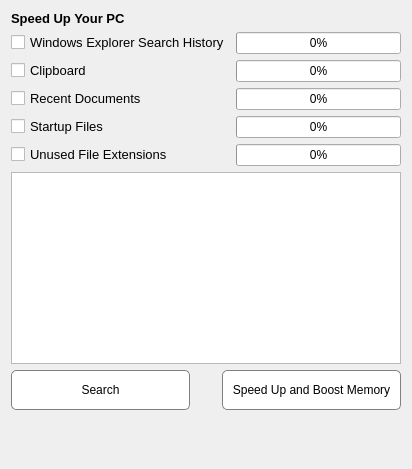
           <widget class="QWidget" name="page_2">
            <layout class="QGridLayout" name="gridLayout_6">
             <item row="1" column="1" colspan="3">
              <layout class="QGridLayout" name="gridLayout_5">
               <item row="0" column="2">
                <widget class="QProgressBar" name="progressWinSearchHist">
                 <property name="value">
                  <number>0</number>
                 </property>
                </widget>
               </item>
               <item row="1" column="2">
                <widget class="QProgressBar" name="progressClipboard">
                 <property name="value">
                  <number>0</number>
                 </property>
                </widget>
               </item>
               <item row="4" column="2">
                <widget class="QProgressBar" name="progressUnusedFilesExt">
                 <property name="value">
                  <number>0</number>
                 </property>
                </widget>
               </item>
               <item row="4" column="0">
                <widget class="QCheckBox" name="unusedFileExtensions">
                 <property name="font">
                  <font>
                   <family>Segoe UI</family>
                   <pointsize>10</pointsize>
                  </font>
                 </property>
                 <property name="text">
                  <string>Unused File Extensions</string>
                 </property>
                </widget>
               </item>
               <item row="0" column="0">
                <widget class="QCheckBox" name="winExplorerSearchHistory">
                 <property name="font">
                  <font>
                   <family>Segoe UI</family>
                   <pointsize>10</pointsize>
                  </font>
                 </property>
                 <property name="styleSheet">
                  <string notr="true"/>
                 </property>
                 <property name="text">
                  <string>Windows Explorer Search History</string>
                 </property>
                </widget>
               </item>
               <item row="3" column="2">
                <widget class="QProgressBar" name="progressStartupFiles">
                 <property name="value">
                  <number>0</number>
                 </property>
                </widget>
               </item>
               <item row="2" column="2">
                <widget class="QProgressBar" name="progressRecentDocuments">
                 <property name="value">
                  <number>0</number>
                 </property>
                </widget>
               </item>
               <item row="2" column="0">
                <widget class="QCheckBox" name="recentDocuments">
                 <property name="font">
                  <font>
                   <family>Segoe UI</family>
                   <pointsize>10</pointsize>
                  </font>
                 </property>
                 <property name="text">
                  <string>Recent Documents</string>
                 </property>
                </widget>
               </item>
               <item row="3" column="0">
                <widget class="QCheckBox" name="startupFiles">
                 <property name="font">
                  <font>
                   <family>Segoe UI</family>
                   <pointsize>10</pointsize>
                  </font>
                 </property>
                 <property name="text">
                  <string>Startup Files</string>
                 </property>
                </widget>
               </item>
               <item row="1" column="0">
                <widget class="QCheckBox" name="clipboard">
                 <property name="font">
                  <font>
                   <family>Segoe UI</family>
                   <pointsize>10</pointsize>
                  </font>
                 </property>
                 <property name="text">
                  <string>Clipboard</string>
                 </property>
                </widget>
               </item>
              </layout>
             </item>
             <item row="2" column="1" colspan="3">
              <widget class="QListView" name="speedupView">
               <property name="editTriggers">
                <set>QAbstractItemView::NoEditTriggers</set>
               </property>
               <property name="alternatingRowColors">
                <bool>true</bool>
               </property>
              </widget>
             </item>
             <item row="0" column="1" colspan="3">
              <widget class="QLabel" name="label_13">
               <property name="sizePolicy">
                <sizepolicy hsizetype="Preferred" vsizetype="Maximum">
                 <horstretch>0</horstretch>
                 <verstretch>0</verstretch>
                </sizepolicy>
               </property>
               <property name="font">
                <font>
                 <family>Segoe UI</family>
                 <pointsize>10</pointsize>
                 <weight>75</weight>
                 <bold>true</bold>
                </font>
               </property>
               <property name="text">
                <string>Speed Up Your PC</string>
               </property>
              </widget>
             </item>
             <item row="3" column="2">
              <spacer name="verticalSpacer_3">
               <property name="orientation">
                <enum>Qt::Vertical</enum>
               </property>
               <property name="sizeType">
                <enum>QSizePolicy::Preferred</enum>
               </property>
               <property name="sizeHint" stdset="0">
                <size>
                 <width>20</width>
                 <height>40</height>
                </size>
               </property>
              </spacer>
             </item>
             <item row="4" column="1">
              <spacer name="horizontalSpacer_5">
               <property name="orientation">
                <enum>Qt::Horizontal</enum>
               </property>
               <property name="sizeHint" stdset="0">
                <size>
                 <width>179</width>
                 <height>48</height>
                </size>
               </property>
              </spacer>
             </item>
             <item row="4" column="3">
              <spacer name="horizontalSpacer_6">
               <property name="orientation">
                <enum>Qt::Horizontal</enum>
               </property>
               <property name="sizeHint" stdset="0">
                <size>
                 <width>179</width>
                 <height>48</height>
                </size>
               </property>
              </spacer>
             </item>
             <item row="3" column="1">
              <widget class="QToolButton" name="speedUpSearch">
               <property name="sizePolicy">
                <sizepolicy hsizetype="Preferred" vsizetype="Preferred">
                 <horstretch>0</horstretch>
                 <verstretch>0</verstretch>
                </sizepolicy>
               </property>
               <property name="styleSheet">
                <string notr="true">QToolButton:hover:!pressed
{
  border: 2px solid green;
color:black;
}
QToolButton
{
background-color: white;
    border-width: 1px;
    border-radius: 5px;
border: 1px solid grey;
}
</string>
               </property>
               <property name="text">
                <string>Search</string>
               </property>
              </widget>
             </item>
             <item row="3" column="3">
              <widget class="QToolButton" name="speedUpBoost">
               <property name="sizePolicy">
                <sizepolicy hsizetype="Preferred" vsizetype="Preferred">
                 <horstretch>0</horstretch>
                 <verstretch>0</verstretch>
                </sizepolicy>
               </property>
               <property name="font">
                <font>
                 <family>Segoe UI</family>
                </font>
               </property>
               <property name="styleSheet">
                <string notr="true">QToolButton:hover:!pressed
{
  border: 2px solid green;
color:black;
}
QToolButton
{
background-color: white;
    border-width: 1px;
    border-radius: 5px;
border: 1px solid grey;
}
</string>
               </property>
               <property name="text">
                <string>Speed Up and Boost Memory</string>
               </property>
              </widget>
             </item>
            </layout>
           </widget>
